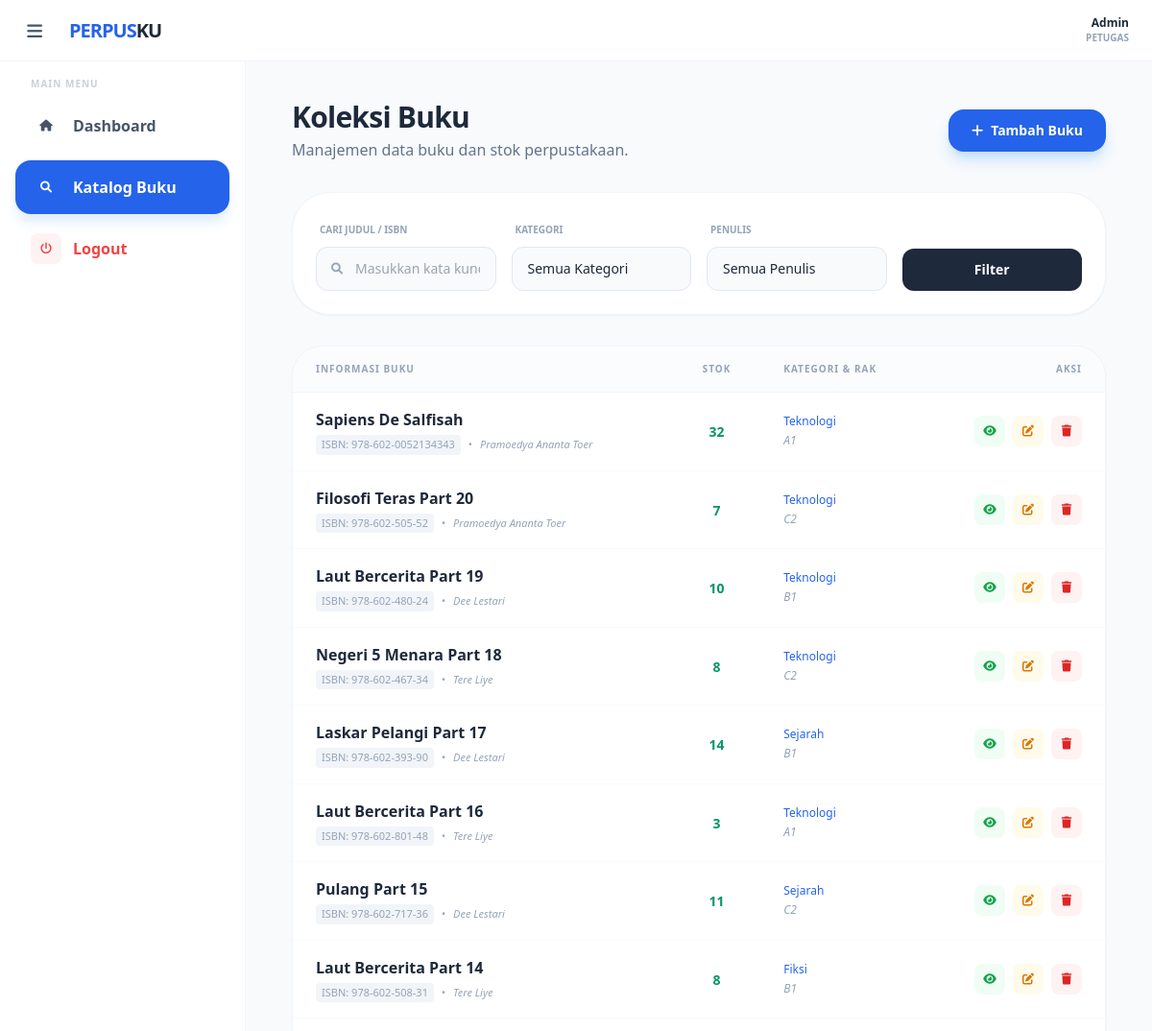
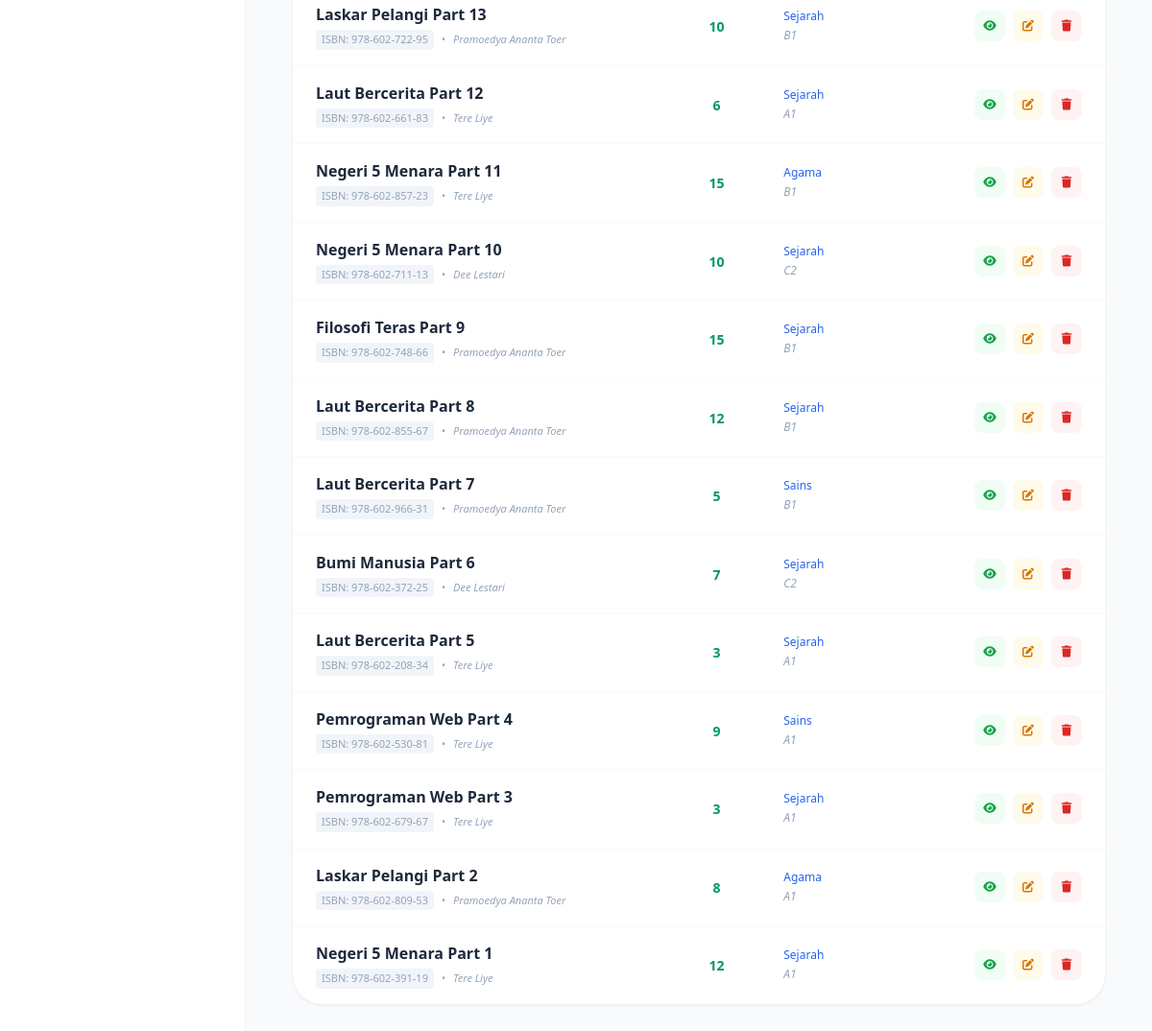
Page /pages/buku/index.php on the committed database (2 pictures, top to bottom).
### tables this page shows
CREATE TABLE `buku` (
  `id` int NOT NULL,
  `judul_buku` varchar(255) NOT NULL,
  `isbn` varchar(20) DEFAULT NULL,
  `stok` int DEFAULT '0',
  `tahun_terbit` year DEFAULT NULL,
  `id_kategori` int DEFAULT NULL,
  `id_penulis` int DEFAULT NULL,
  `id_penerbit` int DEFAULT NULL,
  `id_rak` int DEFAULT NULL
);

CREATE TABLE `penulis` (
  `id` int NOT NULL,
  `nama_penulis` varchar(100) NOT NULL,
  `biografi` text
);

CREATE TABLE `kategori` (
  `id` int NOT NULL,
  `nama_kategori` varchar(50) NOT NULL
);

CREATE TABLE `rak` (
  `id` int NOT NULL,
  `nama_rak` varchar(50) NOT NULL,
  `lokasi` varchar(100) DEFAULT NULL
);

### pages/buku/index.php (the view, shortened to what this page needs)
<?php
require_once "../../konek.php";
require_once "../../layout/header.php";
require_once "../../layout/sidebar.php";
$search   = $_GET['search'] ?? '';
$sql = "SELECT b.*, k.nama_kategori, p.nama_penulis, pr.nama_penerbit, r.nama_rak
        FROM buku b
        LEFT JOIN kategori k ON b.id_kategori = k.id
        LEFT JOIN penulis p ON b.id_penulis = p.id
        LEFT JOIN penerbit pr ON b.id_penerbit = pr.id
        LEFT JOIN rak r ON b.id_rak = r.id
        WHERE 1=1";
$sql .= " ORDER BY b.id DESC";
$query = mysqli_query($conn, $sql);
?>
<div class="p-6">
    <div class="flex justify-between items-center mb-8">
        <div>
            <h2 class="text-3xl font-extrabold text-slate-800 tracking-tight">Koleksi Buku</h2>
            <p class="text-slate-500 mt-1">Manajemen data buku dan stok perpustakaan.</p>
        </div>
        <a href="tambah.php" class="bg-blue-600 hover:bg-blue-700 text-white font-bold px-6 py-3 rounded-2xl transition-all flex items-center gap-2 shadow-lg shadow-blue-200 text-sm">
            <i class="fas fa-plus"></i> Tambah Buku
        </a>
    </div>
    <div class="bg-white rounded-[2.5rem] shadow-sm border border-slate-100 p-6 mb-8">
        <form method="GET" action="" class="grid grid-cols-1 md:grid-cols-4 gap-4 items-end">
            <div class="space-y-2">
                <label class="text-[10px] font-black text-slate-400 uppercase ml-1">Cari Judul / ISBN</label>
                <div class="relative">
                    <i class="fas fa-search absolute left-4 top-1/2 -translate-y-1/2 text-slate-400 text-xs"></i>
                    <input type="text" name="search" value="<?= $search; ?>" placeholder="Masukkan kata kunci..."
                           class="w-full pl-10 pr-4 py-3 rounded-xl border border-slate-200 bg-slate-50 focus:ring-2 focus:ring-blue-500 outline-none transition-all text-sm">
                </div>
            </div>
            <div class="space-y-2">
                <label class="text-[10px] font-black text-slate-400 uppercase ml-1">Kategori</label>
                <select name="kategori" class="w-full px-4 py-3 rounded-xl border border-slate-200 bg-slate-50 focus:ring-2 focus:ring-blue-500 outline-none transition-all text-sm appearance-none">
                    <option value="">Semua Kategori</option>
                </select>
            </div>
            <div class="space-y-2">
                <label class="text-[10px] font-black text-slate-400 uppercase ml-1">Penulis</label>
                <select name="penulis" class="w-full px-4 py-3 rounded-xl border border-slate-200 bg-slate-50 focus:ring-2 focus:ring-blue-500 outline-none transition-all text-sm appearance-none">
                    <option value="">Semua Penulis</option>
                </select>
            </div>
            <div class="flex gap-2">
                <button type="submit" class="flex-1 bg-slate-800 hover:bg-slate-900 text-white font-bold py-3 rounded-xl transition-all text-sm">
                    Filter
                </button>
            </div>
        </form>
    </div>
    <div class="bg-white rounded-[2rem] shadow-sm border border-slate-100 overflow-hidden">
        <div class="overflow-x-auto">
            <table class="w-full text-left border-collapse">
                <thead>
                    <tr class="bg-slate-50/50 border-b border-slate-100">
                        <th class="px-6 py-4 text-[10px] font-black text-slate-400 uppercase tracking-widest">Informasi Buku</th>
                        <th class="px-6 py-4 text-[10px] font-black text-slate-400 uppercase tracking-widest text-center">Stok</th>
                        <th class="px-6 py-4 text-[10px] font-black text-slate-400 uppercase tracking-widest">Kategori & Rak</th>
                        <th class="px-6 py-4 text-[10px] font-black text-slate-400 uppercase tracking-widest text-right">Aksi</th>
                    </tr>
                </thead>
                <tbody class="divide-y divide-slate-50">
                    <?php if(mysqli_num_rows($query) > 0) : ?>
                        <?php while($row = mysqli_fetch_assoc($query)) : ?>
                        <tr class="hover:bg-slate-50/50 transition-colors">
                            <td class="px-6 py-4">
                                <div class="font-bold text-slate-800 mb-1"><?= $row['judul_buku']; ?></div>
                                <div class="text-[11px] text-slate-400 flex items-center gap-2">
                                    <span class="bg-slate-100 px-1.5 py-0.5 rounded">ISBN: <?= $row['isbn'] ?: '-'; ?></span>
                                    <span>&bull;</span>
                                    <span class="italic"><?= $row['nama_penulis'] ?: 'Tanpa Penulis'; ?></span>
                                </div>
                            </td>
                            <td class="px-6 py-4 text-center">
                                <span class="text-sm font-black <?= $row['stok'] > 0 ? 'text-emerald-600' : 'text-red-500' ?>">
                                    <?= $row['stok']; ?>
                                </span>
                            </td>
                            <td class="px-6 py-4 text-xs font-medium text-slate-600">
                                <div class="flex flex-col gap-1">
                                    <span class="text-blue-600"><?= $row['nama_kategori'] ?: 'Umum'; ?></span>
                                    <span class="text-slate-400 italic"><?= $row['nama_rak'] ?: 'Belum diatur'; ?></span>
                                </div>
                            </td>
                            <td class="px-6 py-4 text-right">
                                <div class="flex justify-end gap-2">
                                    <a href="detail.php?id=<?= $row['id']; ?>" class="w-8 h-8 rounded-lg bg-green-50 text-green-600 flex items-center justify-center hover:bg-green-600 hover:text-white transition-all">
                                        <i class="fas fa-eye text-xs"></i>
                                    </a>
                                    <a href="edit.php?id=<?= $row['id']; ?>" class="w-8 h-8 rounded-lg bg-amber-50 text-amber-600 flex items-center justify-center hover:bg-amber-600 hover:text-white transition-all">
                                        <i class="fas fa-edit text-xs"></i>
                                    </a>
                                    <button onclick="konfirmasiHapus('hapus.php?id=<?= $row['id'] ?>')"
                                            class="w-8 h-8 rounded-lg bg-red-50 text-red-600 flex items-center justify-center hover:bg-red-600 hover:text-white transition-all">
                                        <i class="fas fa-trash text-xs"></i>
                                    </button>
                                </div>
                            </td>
                        </tr>
                        <?php endwhile; ?>
                    <?php endif; ?>
                </tbody>
            </table>
        </div>
    </div>
</div>
<?php require_once "../../layout/footer.php"; ?>

### rows in the picture
buku: judul_buku "Sapiens De Salfisah", isbn "978-602-0052134343", id_penulis.nama_penulis "Pramoedya Ananta Toer", stok "32", id_kategori.nama_kategori "Teknologi", id_rak.nama_rak "A1"
buku: judul_buku "Filosofi Teras Part 20", isbn "978-602-505-52", id_penulis.nama_penulis "Pramoedya Ananta Toer", stok "7", id_kategori.nama_kategori "Teknologi", id_rak.nama_rak "C2"
buku: judul_buku "Laut Bercerita Part 19", isbn "978-602-480-24", id_penulis.nama_penulis "Dee Lestari", stok "10", id_kategori.nama_kategori "Teknologi", id_rak.nama_rak "B1"
buku: judul_buku "Negeri 5 Menara Part 18", isbn "978-602-467-34", id_penulis.nama_penulis "Tere Liye", stok "8", id_kategori.nama_kategori "Teknologi", id_rak.nama_rak "C2"
buku: judul_buku "Laskar Pelangi Part 17", isbn "978-602-393-90", id_penulis.nama_penulis "Dee Lestari", stok "14", id_kategori.nama_kategori "Sejarah", id_rak.nama_rak "B1"
buku: judul_buku "Laut Bercerita Part 16", isbn "978-602-801-48", id_penulis.nama_penulis "Tere Liye", stok "3", id_kategori.nama_kategori "Teknologi", id_rak.nama_rak "A1"
buku: judul_buku "Pulang Part 15", isbn "978-602-717-36", id_penulis.nama_penulis "Dee Lestari", stok "11", id_kategori.nama_kategori "Sejarah", id_rak.nama_rak "C2"
buku: judul_buku "Laut Bercerita Part 14", isbn "978-602-508-31", id_penulis.nama_penulis "Tere Liye", stok "8", id_kategori.nama_kategori "Fiksi", id_rak.nama_rak "B1"
buku: judul_buku "Laskar Pelangi Part 13", isbn "978-602-722-95", id_penulis.nama_penulis "Pramoedya Ananta Toer", stok "10", id_kategori.nama_kategori "Sejarah", id_rak.nama_rak "B1"
buku: judul_buku "Laut Bercerita Part 12", isbn "978-602-661-83", id_penulis.nama_penulis "Tere Liye", stok "6", id_kategori.nama_kategori "Sejarah", id_rak.nama_rak "A1"
buku: judul_buku "Negeri 5 Menara Part 11", isbn "978-602-857-23", id_penulis.nama_penulis "Tere Liye", stok "15", id_kategori.nama_kategori "Agama", id_rak.nama_rak "B1"
buku: judul_buku "Negeri 5 Menara Part 10", isbn "978-602-711-13", id_penulis.nama_penulis "Dee Lestari", stok "10", id_kategori.nama_kategori "Sejarah", id_rak.nama_rak "C2"
buku: judul_buku "Filosofi Teras Part 9", isbn "978-602-748-66", id_penulis.nama_penulis "Pramoedya Ananta Toer", stok "15", id_kategori.nama_kategori "Sejarah", id_rak.nama_rak "B1"
buku: judul_buku "Laut Bercerita Part 8", isbn "978-602-855-67", id_penulis.nama_penulis "Pramoedya Ananta Toer", stok "12", id_kategori.nama_kategori "Sejarah", id_rak.nama_rak "B1"
buku: judul_buku "Laut Bercerita Part 7", isbn "978-602-966-31", id_penulis.nama_penulis "Pramoedya Ananta Toer", stok "5", id_kategori.nama_kategori "Sains", id_rak.nama_rak "B1"
buku: judul_buku "Bumi Manusia Part 6", isbn "978-602-372-25", id_penulis.nama_penulis "Dee Lestari", stok "7", id_kategori.nama_kategori "Sejarah", id_rak.nama_rak "C2"
buku: judul_buku "Laut Bercerita Part 5", isbn "978-602-208-34", id_penulis.nama_penulis "Tere Liye", stok "3", id_kategori.nama_kategori "Sejarah", id_rak.nama_rak "A1"
buku: judul_buku "Pemrograman Web Part 4", isbn "978-602-530-81", id_penulis.nama_penulis "Tere Liye", stok "9", id_kategori.nama_kategori "Sains", id_rak.nama_rak "A1"
buku: judul_buku "Pemrograman Web Part 3", isbn "978-602-679-67", id_penulis.nama_penulis "Tere Liye", stok "3", id_kategori.nama_kategori "Sejarah", id_rak.nama_rak "A1"
buku: judul_buku "Laskar Pelangi Part 2", isbn "978-602-809-53", id_penulis.nama_penulis "Pramoedya Ananta Toer", stok "8", id_kategori.nama_kategori "Agama", id_rak.nama_rak "A1"
buku: judul_buku "Negeri 5 Menara Part 1", isbn "978-602-391-19", id_penulis.nama_penulis "Tere Liye", stok "12", id_kategori.nama_kategori "Sejarah", id_rak.nama_rak "A1"

### other values in the picture
$_SESSION['username'] "Admin"
$_SESSION['role'] "PETUGAS"
